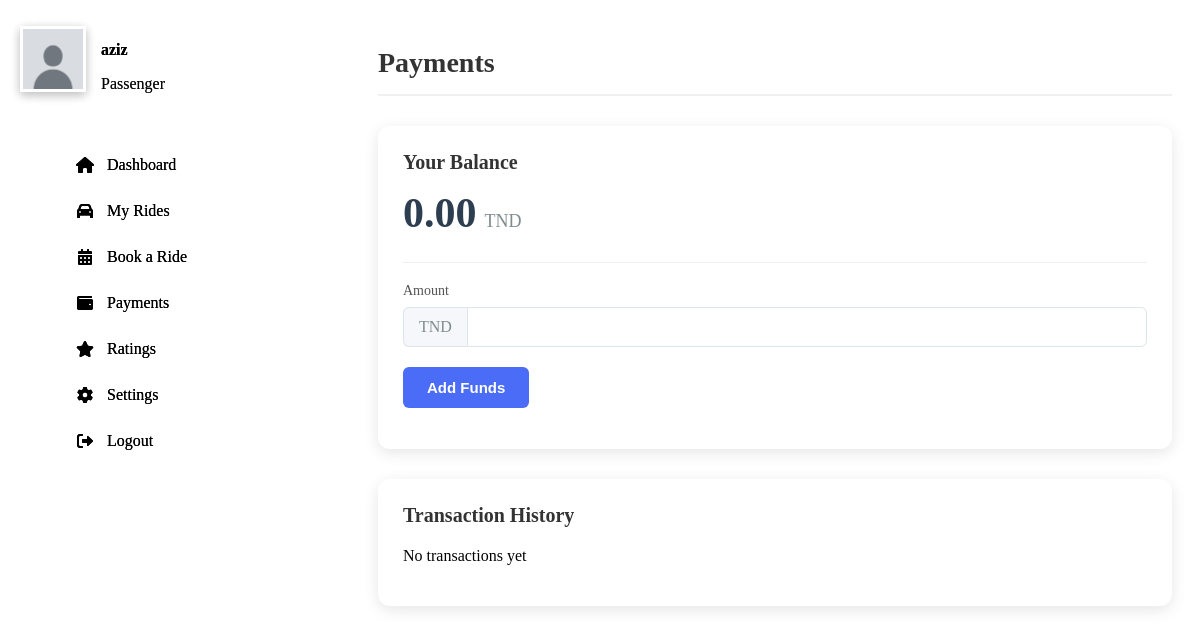
Page /Pages/payments.php (signed in) on the committed database.
### tables this page shows
CREATE TABLE "users" (
	"id"	INTEGER,
	"username"	TEXT NOT NULL UNIQUE,
	"email"	TEXT NOT NULL UNIQUE,
	"password"	TEXT NOT NULL,
	"Region"	TEXT NOT NULL,
	"is_driver"	BOOLEAN DEFAULT 0,
	"is_student"	BOOLEAN DEFAULT 0,
	"balance"	REAL DEFAULT 0,
	"picture"	varchar(255) DEFAULT '../Src/default.jpg',
	"score"	REAL DEFAULT 5.0,
	"created_at"	TIMESTAMP DEFAULT CURRENT_TIMESTAMP,
	PRIMARY KEY("id" AUTOINCREMENT)
);

### server/language.php (called while the page is built, shortened)
<?php
$langDir = __DIR__ . '/../lang/';
function t($key, $default = '') {
     return $GLOBALS['translations'][$key] ?? $default;
 }$GLOBALS['translations'] = include $langDir . $GLOBALS['languages'][$GLOBALS['selectedLang']]['file'];
function addLangAndCountryToUrl($url)
{
    $lang = $_GET['lang'] ?? 'en';
    $country = $_GET['country'] ?? 'tn';
    $separator = (parse_url($url, PHP_URL_QUERY) == NULL) ? '?' : '&';
    return $url . $separator . 'lang=' . urlencode($lang) . '&country=' . urlencode($country);
}

### classes/users.php (called while the page is built, shortened)
<?php
class User {
    private $region;
    private $balance;
    private $db;
    public function __construct(PDO $db) {
        $this->db = $db;
    }
    public function load(int $userId): bool {
        try {
            $stmt = $this->db->prepare("SELECT * FROM users WHERE id = ?");
            $stmt->execute([$userId]);
            $user = $stmt->fetch(PDO::FETCH_ASSOC);
            if ($user) {
                $this->region = $user['Region'] ?? $user['region'] ?? '';
                $this->balance = (float)($user['balance'] ?? 0.0);
                return true;
            }
            return false;
        } catch (PDOException $e) {
            error_log("Error loading user #$userId: " . $e->getMessage());
            return false;
        }
    }
    public function getRegion(): ?string { return $this->region; }
    public function getBalance(): float { return $this->balance;}
}

### Pages/payments.php (the view, shortened to what this page needs)
<?php
require_once '../include/sidebar.php';
require_once '../classes/users.php';
require_once '../server/language.php';
try {
    $db = new Database();
    $pdo = $db->getConnection();
    $user = new User($pdo);
    $payments = new Payments($pdo);
    $paymentHistory = [];
    $balance = 0.00;
    $currency = 'TND';
    if (isLoggedIn() && isset($_SESSION['user_id'])) {
        $userId = $_SESSION['user_id'];
        if ($user->load($userId)) {
            $balance = $user->getBalance();
            $paymentHistory = $payments->getPaymentHistory($userId);
            $region = $user->getRegion();
            $currency = match($region) {
                'DZ' => 'DZD',
                'MA' => 'MAD',
                'LY' => 'LYD',
                'EG' => 'EGP',
                'MR' => 'MRU',
                default => 'TND'
            };
        }
    }
} catch (Exception $e) {
    error_log("Payment error: " . $e->getMessage());
    $_SESSION['payment_message'] = 'A system error occurred';
}
?>
<!DOCTYPE html>
<html lang="<?= htmlspecialchars($selectedLang) ?>">
<head>
    <link rel="stylesheet" href="../css/payments.css">
</head>
<body>
    <?php include '../include/sidebar.php'; ?>
    <main class="main-content">
        <div class="container">
            <h1 class="page-title">Payments</h1>
            <div class="balance-card">
                <div class="balance-header">
                    <h2>Your Balance</h2>
                </div>
                <div class="balance-amount">
                    <span class="amount"><?= number_format($balance, 2) ?></span>
                    <span class="currency"><?= htmlspecialchars($currency) ?></span>
                </div>
                <form method="POST" class="add-funds-form">
                    <div class="form-group">
                        <label for="amount">Amount</label>
                        <div class="input-group">
                            <span class="input-group-text"><?= htmlspecialchars($currency) ?></span>
                            <input type="number" id="amount" name="amount" min="0.01" step="0.01" required>
                        </div>
                    </div>
                    <button type="submit" name="add_funds" class="btn btn-primary">
                        Add Funds
                    </button>
                </form>
            </div>
            <div class="payment-history">
                <h2>Transaction History</h2>
                <?php if (empty($paymentHistory)): ?>
                    <p>No transactions yet</p>
                <?php endif; ?>
            </div>
        </div>
    </main>
</body>
</html>

### include/sidebar.php (shortened to what this page needs)
<?php
require_once '../server/language.php';
$username = 'Guest';
$profilePic = '../src/default.jpg';
$userRole = 'Guest';
if (isLoggedIn() && isset($_SESSION['user_data'])) {
    $userData = $_SESSION['user_data'];
    $username = $userData['username'] ?? 'User';
    $profilePic = $userData['profile_picture'] ?? '../src/default.jpg';
    $roles = [];
$roles[] = t('roles.passenger', 'Passenger');
$userRole = implode(' & ', $roles);
}
?>
<link rel="stylesheet" href="../css/sidebar.css">
<link rel="stylesheet" href="https://cdnjs.cloudflare.com/ajax/libs/font-awesome/6.0.0/css/all.min.css">
<aside class="sidebar">
    <div class="profile">
        <div class="profile-pic">
            <img src="<?php echo htmlspecialchars($profilePic); ?>" alt="Profile Picture">
        </div>
        <div class="profile-info">
            <h3><?php echo htmlspecialchars($username); ?></h3>
            <p><?php echo htmlspecialchars($userRole); ?></p>
        </div>
    </div>
    <ul class="nav-menu">
        <li><a href="<?php echo addLangAndCountryToUrl('interface.php'); ?>" class="<?php echo basename($_SERVER['PHP_SELF']) == 'interface.php' ? 'active' : ''; ?>">
            <i class="fas fa-home"></i> <span><?php echo t('dashboard', 'DASHBOARD'); ?></span>
        </a></li>
        <li><a href="<?php echo addLangAndCountryToUrl('my_rides.php'); ?>">
            <i class="fas fa-car"></i> <span><?php echo t('my_rides', 'My Rides'); ?></span>
        </a></li>
        <li><a href="<?php echo addLangAndCountryToUrl('book_ride.php'); ?>">
            <i class="fas fa-calendar-alt"></i> <span><?php echo t('book_ride', 'Book a Ride'); ?></span>
        </a></li>
        <li><a href="<?php echo addLangAndCountryToUrl('payments.php'); ?>">
            <i class="fas fa-wallet"></i> <span><?php echo t('payments', 'Payments'); ?></span>
        </a></li>
        <li><a href="<?php echo addLangAndCountryToUrl('ratings.php'); ?>">
            <i class="fas fa-star"></i> <span><?php echo t('ratings', 'Ratings'); ?></span>
        </a></li>
        <li><a href="<?php echo addLangAndCountryToUrl('settings.php'); ?>">
            <i class="fas fa-cog"></i> <span><?php echo t('settings', 'Settings'); ?></span>
        </a></li>
        <li><a href="<?php echo addLangAndCountryToUrl('../index.php'); ?>">
            <i class="fas fa-sign-out-alt"></i> <span><?php echo t('logout', 'Logout'); ?></span>
        </a></li>
    </ul>
</aside>

### Css/sidebar.css (style rules this page uses)
.sidebar { width: var(--sidebar-width); background: linear-gradient(135deg, var(--primary) 0%, var(--primary-dark) 100%); color: var(--text-white); height: 100vh; position: fixed; left: 0; top: 0; padding: 25px 20px; box-shadow: var(--shadow-md); z-index: 100; transition: all var(--transition-speed); overflow-y: auto; }
.profile { display: flex; align-items: center; margin-bottom: 30px; padding-bottom: 20px; border-bottom: 1px solid rgba(255, 255, 255, 0.1); }
.profile-pic { width: 60px; height: 60px; background-color: var(--light); display: flex; align-items: center; justify-content: center; margin-right: 15px; overflow: hidden; border: 3px solid rgba(255, 255, 255, 0.2); box-shadow: 0 3px 10px rgba(0, 0, 0, 0.15); transition: all var(--transition-speed); }
.profile-pic img { width: 100%; height: 100%; object-fit: cover; }
.profile-info h3 { font-size: var(--font-md); margin-bottom: 5px; color: var(--text-white); font-weight: 600; }
.profile-info p { font-size: var(--font-sm); opacity: 0.85; color: var(--text-muted); margin-bottom: 0; }
.nav-menu { list-style: none; margin-top: 10px; }
.nav-menu li { margin-bottom: 4px; }
.nav-menu a { color: var(--text-white); text-decoration: none; display: flex; align-items: center; padding: 12px 15px; border-radius: 8px; transition: all var(--transition-speed); font-weight: 500; position: relative; overflow: hidden; }
.nav-menu a::before { content: ''; position: absolute; left: 0; top: 0; height: 100%; width: 3px; background-color: var(--secondary-light); transform: scaleY(0); transition: transform 0.2s; }
.nav-menu i { margin-right: 12px; width: 20px; text-align: center; font-size: var(--font-md); transition: all var(--transition-speed); }

### Css/payments.css (style rules this page uses)
.container { padding: 20px; max-width: 900px; margin: 0 auto; margin-left: 350px; }
.page-title { margin-bottom: 30px; font-size: 28px; color: #333; border-bottom: 2px solid #f0f0f0; padding-bottom: 15px; }
.balance-card { background-color: #fff; border-radius: 12px; box-shadow: 0 4px 15px rgba(0, 0, 0, 0.1); padding: 25px; margin-bottom: 30px; }
.balance-header { display: flex; align-items: center; margin-bottom: 15px; }
.balance-header h2 { font-size: 20px; font-weight: 600; margin: 0; color: #333; }
.balance-amount { display: flex; align-items: baseline; margin-bottom: 25px; }
.balance-amount .amount { font-size: 42px; font-weight: 700; color: #2c3e50; }
.balance-amount .currency { font-size: 18px; font-weight: 500; color: #7f8c8d; margin-left: 8px; }
.add-funds-form { margin-top: 15px; padding-top: 20px; border-top: 1px solid #f0f0f0; }
.form-group { margin-bottom: 20px; }
.form-group label { display: block; font-size: 14px; font-weight: 500; margin-bottom: 8px; color: #555; }
.input-group { display: flex; align-items: center; }
.input-group-text { background-color: #f5f7fa; border: 1px solid #dce4ec; border-right: none; padding: 10px 15px; font-weight: 500; color: #7f8c8d; border-top-left-radius: 6px; border-bottom-left-radius: 6px; }
.input-group input { flex: 1; border: 1px solid #dce4ec; padding: 10px 15px; border-top-right-radius: 6px; border-bottom-right-radius: 6px; font-size: 16px; }
.btn { padding: 12px 24px; border-radius: 6px; font-weight: 600; font-size: 15px; cursor: pointer; transition: all 0.2s ease; border: none; display: inline-flex; align-items: center; justify-content: center; }
.btn-primary { background-color: #4a6cf7; color: white; }
.payment-history { background-color: #fff; border-radius: 12px; box-shadow: 0 4px 15px rgba(0, 0, 0, 0.1); padding: 25px; }
.payment-history h2 { font-size: 20px; font-weight: 600; margin-top: 0; margin-bottom: 20px; color: #333; }

### rows in the picture
users: username "aziz", balance "0.00", Region "TND"

### other values in the picture
$username "aziz"
$userRole "Passenger Passenger"
t('dashboard', 'DASHBOARD') "Dashboard Dashboard"
t('my_rides', 'My Rides') "My Rides My Rides"
t('book_ride', 'Book a Ride') "Book a Ride Book a Ride"
t('payments', 'Payments') "Payments Payments"
t('ratings', 'Ratings') "Ratings Ratings"
t('settings', 'Settings') "Settings Settings"
t('logout', 'Logout') "Logout Logout"
